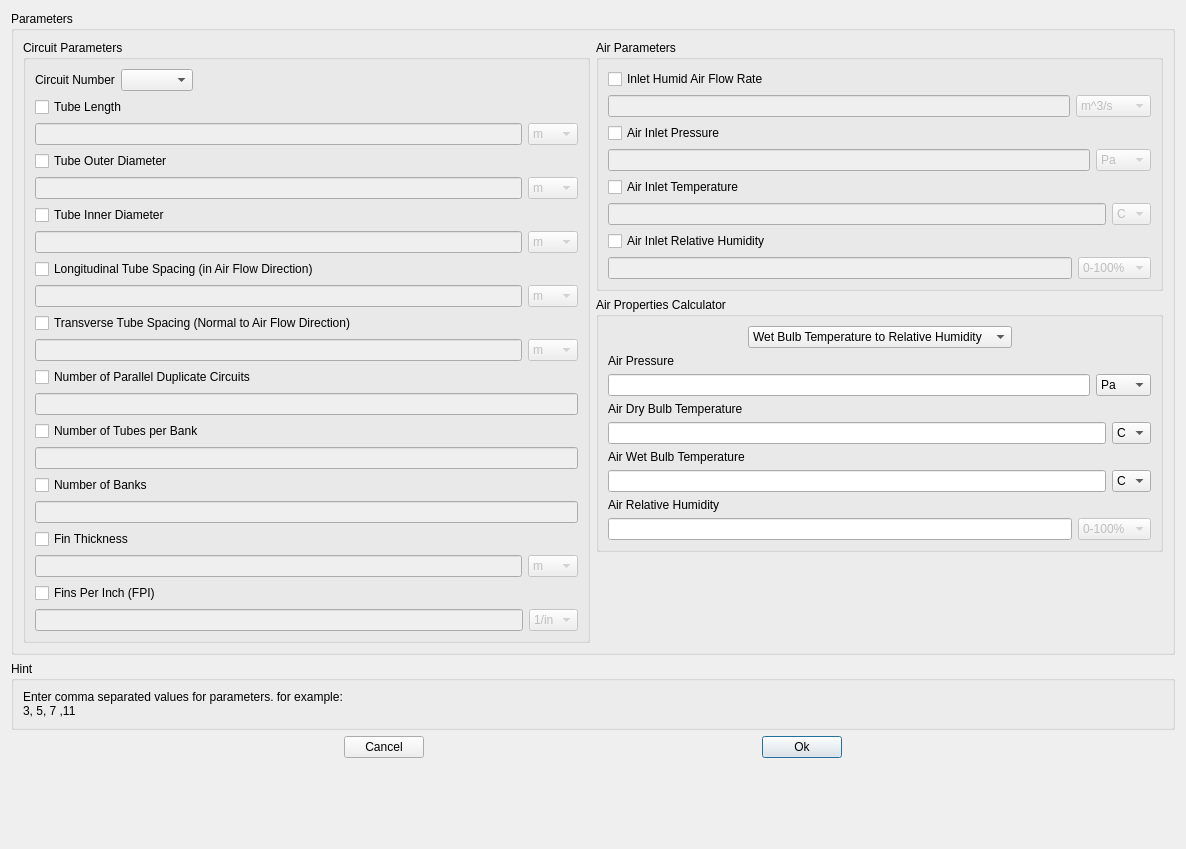
<?xml version="1.0" encoding="UTF-8"?>
<ui version="4.0">
 <class>Form</class>
 <widget class="QWidget" name="Form">
  <property name="geometry">
   <rect>
    <x>0</x>
    <y>0</y>
    <width>1186</width>
    <height>849</height>
   </rect>
  </property>
  <property name="windowTitle">
   <string>Parametric Study</string>
  </property>
  <layout class="QVBoxLayout" name="verticalLayout_6">
   <item>
    <widget class="QGroupBox" name="groupBox">
     <property name="title">
      <string>Parameters</string>
     </property>
     <layout class="QHBoxLayout" name="horizontalLayout_19">
      <item>
       <layout class="QVBoxLayout" name="verticalLayout_5"/>
      </item>
      <item>
       <widget class="QGroupBox" name="groupBox_4">
        <property name="title">
         <string>Circuit Parameters</string>
        </property>
        <layout class="QVBoxLayout" name="verticalLayout_7">
         <item>
          <layout class="QHBoxLayout" name="horizontalLayout_3">
           <item>
            <widget class="QLabel" name="Circuit_number_label">
             <property name="text">
              <string>Circuit Number</string>
             </property>
            </widget>
           </item>
           <item>
            <widget class="QComboBox" name="Circuit_number"/>
           </item>
           <item>
            <spacer name="horizontalSpacer_4">
             <property name="orientation">
              <enum>Qt::Horizontal</enum>
             </property>
             <property name="sizeHint" stdset="0">
              <size>
               <width>40</width>
               <height>20</height>
              </size>
             </property>
            </spacer>
           </item>
          </layout>
         </item>
         <item>
          <layout class="QVBoxLayout" name="verticalLayout_27">
           <item>
            <widget class="QCheckBox" name="Tube_length_check">
             <property name="text">
              <string>Tube Length</string>
             </property>
            </widget>
           </item>
           <item>
            <layout class="QHBoxLayout" name="horizontalLayout_27">
             <item>
              <widget class="QLineEdit" name="Tube_length">
               <property name="enabled">
                <bool>false</bool>
               </property>
              </widget>
             </item>
             <item>
              <widget class="QComboBox" name="Tube_length_unit">
               <property name="enabled">
                <bool>false</bool>
               </property>
               <item>
                <property name="text">
                 <string>m</string>
                </property>
               </item>
               <item>
                <property name="text">
                 <string>cm</string>
                </property>
               </item>
               <item>
                <property name="text">
                 <string>mm</string>
                </property>
               </item>
               <item>
                <property name="text">
                 <string>ft</string>
                </property>
               </item>
               <item>
                <property name="text">
                 <string>in</string>
                </property>
               </item>
              </widget>
             </item>
            </layout>
           </item>
          </layout>
         </item>
         <item>
          <layout class="QVBoxLayout" name="verticalLayout_26">
           <item>
            <widget class="QCheckBox" name="Tube_OD_check">
             <property name="text">
              <string>Tube Outer Diameter</string>
             </property>
            </widget>
           </item>
           <item>
            <layout class="QHBoxLayout" name="horizontalLayout_26">
             <item>
              <widget class="QLineEdit" name="Tube_OD">
               <property name="enabled">
                <bool>false</bool>
               </property>
              </widget>
             </item>
             <item>
              <widget class="QComboBox" name="Tube_OD_unit">
               <property name="enabled">
                <bool>false</bool>
               </property>
               <item>
                <property name="text">
                 <string>m</string>
                </property>
               </item>
               <item>
                <property name="text">
                 <string>cm</string>
                </property>
               </item>
               <item>
                <property name="text">
                 <string>mm</string>
                </property>
               </item>
               <item>
                <property name="text">
                 <string>ft</string>
                </property>
               </item>
               <item>
                <property name="text">
                 <string>in</string>
                </property>
               </item>
              </widget>
             </item>
            </layout>
           </item>
          </layout>
         </item>
         <item>
          <layout class="QVBoxLayout" name="verticalLayout_25">
           <item>
            <widget class="QCheckBox" name="Tube_ID_check">
             <property name="text">
              <string>Tube Inner Diameter</string>
             </property>
            </widget>
           </item>
           <item>
            <layout class="QHBoxLayout" name="horizontalLayout_25">
             <item>
              <widget class="QLineEdit" name="Tube_ID">
               <property name="enabled">
                <bool>false</bool>
               </property>
              </widget>
             </item>
             <item>
              <widget class="QComboBox" name="Tube_ID_unit">
               <property name="enabled">
                <bool>false</bool>
               </property>
               <item>
                <property name="text">
                 <string>m</string>
                </property>
               </item>
               <item>
                <property name="text">
                 <string>cm</string>
                </property>
               </item>
               <item>
                <property name="text">
                 <string>mm</string>
                </property>
               </item>
               <item>
                <property name="text">
                 <string>ft</string>
                </property>
               </item>
               <item>
                <property name="text">
                 <string>in</string>
                </property>
               </item>
              </widget>
             </item>
            </layout>
           </item>
          </layout>
         </item>
         <item>
          <layout class="QVBoxLayout" name="verticalLayout_24">
           <item>
            <widget class="QCheckBox" name="Tube_Pl_check">
             <property name="text">
              <string>Longitudinal Tube Spacing (in Air Flow Direction)</string>
             </property>
            </widget>
           </item>
           <item>
            <layout class="QHBoxLayout" name="horizontalLayout_24">
             <item>
              <widget class="QLineEdit" name="Tube_Pl">
               <property name="enabled">
                <bool>false</bool>
               </property>
              </widget>
             </item>
             <item>
              <widget class="QComboBox" name="Tube_Pl_unit">
               <property name="enabled">
                <bool>false</bool>
               </property>
               <item>
                <property name="text">
                 <string>m</string>
                </property>
               </item>
               <item>
                <property name="text">
                 <string>cm</string>
                </property>
               </item>
               <item>
                <property name="text">
                 <string>mm</string>
                </property>
               </item>
               <item>
                <property name="text">
                 <string>ft</string>
                </property>
               </item>
               <item>
                <property name="text">
                 <string>in</string>
                </property>
               </item>
              </widget>
             </item>
            </layout>
           </item>
          </layout>
         </item>
         <item>
          <layout class="QVBoxLayout" name="verticalLayout_29">
           <item>
            <widget class="QCheckBox" name="Tube_Pt_check">
             <property name="text">
              <string>Transverse Tube Spacing (Normal to Air Flow Direction)</string>
             </property>
            </widget>
           </item>
           <item>
            <layout class="QHBoxLayout" name="horizontalLayout_29">
             <item>
              <widget class="QLineEdit" name="Tube_Pt">
               <property name="enabled">
                <bool>false</bool>
               </property>
              </widget>
             </item>
             <item>
              <widget class="QComboBox" name="Tube_Pt_unit">
               <property name="enabled">
                <bool>false</bool>
               </property>
               <item>
                <property name="text">
                 <string>m</string>
                </property>
               </item>
               <item>
                <property name="text">
                 <string>cm</string>
                </property>
               </item>
               <item>
                <property name="text">
                 <string>mm</string>
                </property>
               </item>
               <item>
                <property name="text">
                 <string>ft</string>
                </property>
               </item>
               <item>
                <property name="text">
                 <string>in</string>
                </property>
               </item>
              </widget>
             </item>
            </layout>
           </item>
          </layout>
         </item>
         <item>
          <layout class="QVBoxLayout" name="verticalLayout_28">
           <item>
            <widget class="QCheckBox" name="N_parallel_check">
             <property name="text">
              <string>Number of Parallel Duplicate Circuits</string>
             </property>
            </widget>
           </item>
           <item>
            <layout class="QHBoxLayout" name="horizontalLayout_28">
             <item>
              <widget class="QLineEdit" name="N_parallel">
               <property name="enabled">
                <bool>false</bool>
               </property>
              </widget>
             </item>
            </layout>
           </item>
          </layout>
         </item>
         <item>
          <layout class="QVBoxLayout" name="verticalLayout_31">
           <item>
            <widget class="QCheckBox" name="N_tubes_check">
             <property name="text">
              <string>Number of Tubes per Bank</string>
             </property>
            </widget>
           </item>
           <item>
            <layout class="QHBoxLayout" name="horizontalLayout_31">
             <item>
              <widget class="QLineEdit" name="N_tubes">
               <property name="enabled">
                <bool>false</bool>
               </property>
              </widget>
             </item>
            </layout>
           </item>
          </layout>
         </item>
         <item>
          <layout class="QVBoxLayout" name="verticalLayout_30">
           <item>
            <widget class="QCheckBox" name="N_banks_check">
             <property name="text">
              <string>Number of Banks</string>
             </property>
            </widget>
           </item>
           <item>
            <layout class="QHBoxLayout" name="horizontalLayout_30">
             <item>
              <widget class="QLineEdit" name="N_banks">
               <property name="enabled">
                <bool>false</bool>
               </property>
              </widget>
             </item>
            </layout>
           </item>
          </layout>
         </item>
         <item>
          <layout class="QVBoxLayout" name="verticalLayout_33">
           <item>
            <widget class="QCheckBox" name="Fin_thickness_check">
             <property name="text">
              <string>Fin Thickness</string>
             </property>
            </widget>
           </item>
           <item>
            <layout class="QHBoxLayout" name="horizontalLayout_33">
             <item>
              <widget class="QLineEdit" name="Fin_thickness">
               <property name="enabled">
                <bool>false</bool>
               </property>
              </widget>
             </item>
             <item>
              <widget class="QComboBox" name="Fin_thickness_unit">
               <property name="enabled">
                <bool>false</bool>
               </property>
               <item>
                <property name="text">
                 <string>m</string>
                </property>
               </item>
               <item>
                <property name="text">
                 <string>cm</string>
                </property>
               </item>
               <item>
                <property name="text">
                 <string>mm</string>
                </property>
               </item>
               <item>
                <property name="text">
                 <string>ft</string>
                </property>
               </item>
               <item>
                <property name="text">
                 <string>in</string>
                </property>
               </item>
              </widget>
             </item>
            </layout>
           </item>
          </layout>
         </item>
         <item>
          <layout class="QVBoxLayout" name="verticalLayout_32">
           <item>
            <widget class="QCheckBox" name="Fin_FPI_check">
             <property name="text">
              <string>Fins Per Inch (FPI)</string>
             </property>
            </widget>
           </item>
           <item>
            <layout class="QHBoxLayout" name="horizontalLayout_32">
             <item>
              <widget class="QLineEdit" name="Fin_FPI">
               <property name="enabled">
                <bool>false</bool>
               </property>
              </widget>
             </item>
             <item>
              <widget class="QComboBox" name="Fin_FPI_unit">
               <property name="enabled">
                <bool>false</bool>
               </property>
               <item>
                <property name="text">
                 <string>1/in</string>
                </property>
               </item>
              </widget>
             </item>
            </layout>
           </item>
          </layout>
         </item>
        </layout>
       </widget>
      </item>
      <item>
       <layout class="QVBoxLayout" name="verticalLayout_2">
        <item>
         <widget class="QGroupBox" name="groupBox_3">
          <property name="title">
           <string>Air Parameters</string>
          </property>
          <layout class="QVBoxLayout" name="verticalLayout_4">
           <item>
            <layout class="QVBoxLayout" name="verticalLayout_23">
             <item>
              <widget class="QCheckBox" name="Air_Vdot_check">
               <property name="text">
                <string>Inlet Humid Air Flow Rate</string>
               </property>
              </widget>
             </item>
             <item>
              <layout class="QHBoxLayout" name="horizontalLayout_23">
               <item>
                <widget class="QLineEdit" name="Air_Vdot">
                 <property name="enabled">
                  <bool>false</bool>
                 </property>
                </widget>
               </item>
               <item>
                <widget class="QComboBox" name="Air_Vdot_unit">
                 <property name="enabled">
                  <bool>false</bool>
                 </property>
                 <item>
                  <property name="text">
                   <string>m^3/s</string>
                  </property>
                 </item>
                 <item>
                  <property name="text">
                   <string>m^3/min</string>
                  </property>
                 </item>
                 <item>
                  <property name="text">
                   <string>m^3/h</string>
                  </property>
                 </item>
                 <item>
                  <property name="text">
                   <string>liter/min</string>
                  </property>
                 </item>
                 <item>
                  <property name="text">
                   <string>ft^3/s</string>
                  </property>
                 </item>
                 <item>
                  <property name="text">
                   <string>ft^3/min</string>
                  </property>
                 </item>
                 <item>
                  <property name="text">
                   <string>ft^3/h</string>
                  </property>
                 </item>
                </widget>
               </item>
              </layout>
             </item>
            </layout>
           </item>
           <item>
            <layout class="QVBoxLayout" name="verticalLayout_22">
             <item>
              <widget class="QCheckBox" name="Air_Pressure_check">
               <property name="text">
                <string>Air Inlet Pressure</string>
               </property>
              </widget>
             </item>
             <item>
              <layout class="QHBoxLayout" name="horizontalLayout_22">
               <item>
                <widget class="QLineEdit" name="Air_Pressure">
                 <property name="enabled">
                  <bool>false</bool>
                 </property>
                </widget>
               </item>
               <item>
                <widget class="QComboBox" name="Air_Pressure_unit">
                 <property name="enabled">
                  <bool>false</bool>
                 </property>
                 <item>
                  <property name="text">
                   <string>Pa</string>
                  </property>
                 </item>
                 <item>
                  <property name="text">
                   <string>kPa</string>
                  </property>
                 </item>
                 <item>
                  <property name="text">
                   <string>MPa</string>
                  </property>
                 </item>
                 <item>
                  <property name="text">
                   <string>bar</string>
                  </property>
                 </item>
                 <item>
                  <property name="text">
                   <string>atm</string>
                  </property>
                 </item>
                 <item>
                  <property name="text">
                   <string>psi</string>
                  </property>
                 </item>
                </widget>
               </item>
              </layout>
             </item>
            </layout>
           </item>
           <item>
            <layout class="QVBoxLayout" name="verticalLayout_20">
             <item>
              <widget class="QCheckBox" name="Air_Temperature_check">
               <property name="text">
                <string>Air Inlet Temperature</string>
               </property>
              </widget>
             </item>
             <item>
              <layout class="QHBoxLayout" name="horizontalLayout_20">
               <item>
                <widget class="QLineEdit" name="Air_Temperature">
                 <property name="enabled">
                  <bool>false</bool>
                 </property>
                </widget>
               </item>
               <item>
                <widget class="QComboBox" name="Air_Temperature_unit">
                 <property name="enabled">
                  <bool>false</bool>
                 </property>
                 <item>
                  <property name="text">
                   <string>C</string>
                  </property>
                 </item>
                 <item>
                  <property name="text">
                   <string>K</string>
                  </property>
                 </item>
                 <item>
                  <property name="text">
                   <string>F</string>
                  </property>
                 </item>
                </widget>
               </item>
              </layout>
             </item>
            </layout>
           </item>
           <item>
            <layout class="QVBoxLayout" name="verticalLayout_16">
             <item>
              <widget class="QCheckBox" name="Air_RH_check">
               <property name="text">
                <string>Air Inlet Relative Humidity</string>
               </property>
              </widget>
             </item>
             <item>
              <layout class="QHBoxLayout" name="horizontalLayout_16">
               <item>
                <widget class="QLineEdit" name="Air_RH">
                 <property name="enabled">
                  <bool>false</bool>
                 </property>
                </widget>
               </item>
               <item>
                <widget class="QComboBox" name="Air_RH_unit">
                 <property name="enabled">
                  <bool>false</bool>
                 </property>
                 <item>
                  <property name="text">
                   <string>0-100%</string>
                  </property>
                 </item>
                </widget>
               </item>
              </layout>
             </item>
            </layout>
           </item>
          </layout>
         </widget>
        </item>
        <item>
         <widget class="QGroupBox" name="FinTube_air_calculator_group">
          <property name="title">
           <string>Air Properties Calculator</string>
          </property>
          <layout class="QVBoxLayout" name="verticalLayout_34">
           <item>
            <layout class="QHBoxLayout" name="horizontalLayout_43">
             <item>
              <spacer name="horizontalSpacer_47">
               <property name="orientation">
                <enum>Qt::Horizontal</enum>
               </property>
               <property name="sizeHint" stdset="0">
                <size>
                 <width>40</width>
                 <height>20</height>
                </size>
               </property>
              </spacer>
             </item>
             <item>
              <widget class="QComboBox" name="FinTube_air_calculator_option">
               <item>
                <property name="text">
                 <string>Wet Bulb Temperature to Relative Humidity</string>
                </property>
               </item>
               <item>
                <property name="text">
                 <string>Humidity Ratio to Relative Humidity</string>
                </property>
               </item>
              </widget>
             </item>
             <item>
              <spacer name="horizontalSpacer_46">
               <property name="orientation">
                <enum>Qt::Horizontal</enum>
               </property>
               <property name="sizeHint" stdset="0">
                <size>
                 <width>40</width>
                 <height>20</height>
                </size>
               </property>
              </spacer>
             </item>
            </layout>
           </item>
           <item>
            <layout class="QVBoxLayout" name="verticalLayout_35">
             <item>
              <widget class="QLabel" name="FinTube_air_calculator_P_label">
               <property name="text">
                <string>Air Pressure</string>
               </property>
              </widget>
             </item>
             <item>
              <layout class="QHBoxLayout" name="horizontalLayout_41">
               <item>
                <widget class="QLineEdit" name="FinTube_air_calculator_P"/>
               </item>
               <item>
                <widget class="QComboBox" name="FinTube_air_calculator_P_unit">
                 <item>
                  <property name="text">
                   <string>Pa</string>
                  </property>
                 </item>
                 <item>
                  <property name="text">
                   <string>kPa</string>
                  </property>
                 </item>
                 <item>
                  <property name="text">
                   <string>MPa</string>
                  </property>
                 </item>
                 <item>
                  <property name="text">
                   <string>bar</string>
                  </property>
                 </item>
                 <item>
                  <property name="text">
                   <string>atm</string>
                  </property>
                 </item>
                 <item>
                  <property name="text">
                   <string>psi</string>
                  </property>
                 </item>
                </widget>
               </item>
              </layout>
             </item>
            </layout>
           </item>
           <item>
            <layout class="QVBoxLayout" name="verticalLayout_36">
             <item>
              <widget class="QLabel" name="FinTube_air_calculator_T_label">
               <property name="text">
                <string>Air Dry Bulb Temperature</string>
               </property>
              </widget>
             </item>
             <item>
              <layout class="QHBoxLayout" name="horizontalLayout_45">
               <item>
                <widget class="QLineEdit" name="FinTube_air_calculator_T"/>
               </item>
               <item>
                <widget class="QComboBox" name="FinTube_air_calculator_T_unit">
                 <item>
                  <property name="text">
                   <string>C</string>
                  </property>
                 </item>
                 <item>
                  <property name="text">
                   <string>K</string>
                  </property>
                 </item>
                 <item>
                  <property name="text">
                   <string>F</string>
                  </property>
                 </item>
                </widget>
               </item>
              </layout>
             </item>
            </layout>
           </item>
           <item>
            <layout class="QVBoxLayout" name="verticalLayout_37">
             <item>
              <widget class="QLabel" name="FinTube_air_calculator_2nd_label">
               <property name="text">
                <string>Air Wet Bulb Temperature</string>
               </property>
              </widget>
             </item>
             <item>
              <layout class="QHBoxLayout" name="horizontalLayout_44">
               <item>
                <widget class="QLineEdit" name="FinTube_air_calculator_2nd"/>
               </item>
               <item>
                <widget class="QComboBox" name="FinTube_air_calculator_2nd_unit">
                 <property name="minimumSize">
                  <size>
                   <width>0</width>
                   <height>0</height>
                  </size>
                 </property>
                 <property name="sizeAdjustPolicy">
                  <enum>QComboBox::AdjustToContents</enum>
                 </property>
                 <item>
                  <property name="text">
                   <string>C</string>
                  </property>
                 </item>
                 <item>
                  <property name="text">
                   <string>K</string>
                  </property>
                 </item>
                 <item>
                  <property name="text">
                   <string>F</string>
                  </property>
                 </item>
                </widget>
               </item>
              </layout>
             </item>
            </layout>
           </item>
           <item>
            <layout class="QVBoxLayout" name="verticalLayout_38">
             <item>
              <widget class="QLabel" name="FinTube_air_calculator_RH_label">
               <property name="text">
                <string>Air Relative Humidity</string>
               </property>
              </widget>
             </item>
             <item>
              <layout class="QHBoxLayout" name="horizontalLayout_42">
               <item>
                <widget class="QLineEdit" name="FinTube_air_calculator_RH">
                 <property name="readOnly">
                  <bool>true</bool>
                 </property>
                </widget>
               </item>
               <item>
                <widget class="QComboBox" name="FinTube_air_calculator_RH_unit">
                 <property name="enabled">
                  <bool>false</bool>
                 </property>
                 <item>
                  <property name="text">
                   <string>0-100%</string>
                  </property>
                 </item>
                </widget>
               </item>
              </layout>
             </item>
            </layout>
           </item>
          </layout>
         </widget>
        </item>
        <item>
         <spacer name="verticalSpacer_2">
          <property name="orientation">
           <enum>Qt::Vertical</enum>
          </property>
          <property name="sizeHint" stdset="0">
           <size>
            <width>20</width>
            <height>40</height>
           </size>
          </property>
         </spacer>
        </item>
       </layout>
      </item>
     </layout>
    </widget>
   </item>
   <item>
    <widget class="QGroupBox" name="groupBox_2">
     <property name="title">
      <string>Hint</string>
     </property>
     <layout class="QVBoxLayout" name="verticalLayout_3">
      <item>
       <widget class="QLabel" name="label">
        <property name="text">
         <string>&lt;html&gt;&lt;head/&gt;&lt;body&gt;&lt;p&gt;Enter comma separated values for parameters. for example:&lt;br&gt;3, 5, 7 ,11&lt;/p&gt;&lt;/body&gt;&lt;/html&gt;</string>
        </property>
       </widget>
      </item>
     </layout>
    </widget>
   </item>
   <item>
    <layout class="QHBoxLayout" name="horizontalLayout">
     <item>
      <spacer name="horizontalSpacer">
       <property name="orientation">
        <enum>Qt::Horizontal</enum>
       </property>
       <property name="sizeHint" stdset="0">
        <size>
         <width>40</width>
         <height>20</height>
        </size>
       </property>
      </spacer>
     </item>
     <item>
      <widget class="QPushButton" name="cancel_button">
       <property name="text">
        <string>Cancel</string>
       </property>
      </widget>
     </item>
     <item>
      <spacer name="horizontalSpacer_2">
       <property name="orientation">
        <enum>Qt::Horizontal</enum>
       </property>
       <property name="sizeHint" stdset="0">
        <size>
         <width>40</width>
         <height>20</height>
        </size>
       </property>
      </spacer>
     </item>
     <item>
      <widget class="QPushButton" name="ok_button">
       <property name="text">
        <string>Ok</string>
       </property>
       <property name="default">
        <bool>true</bool>
       </property>
      </widget>
     </item>
     <item>
      <spacer name="horizontalSpacer_3">
       <property name="orientation">
        <enum>Qt::Horizontal</enum>
       </property>
       <property name="sizeHint" stdset="0">
        <size>
         <width>40</width>
         <height>20</height>
        </size>
       </property>
      </spacer>
     </item>
    </layout>
   </item>
   <item>
    <spacer name="verticalSpacer">
     <property name="orientation">
      <enum>Qt::Vertical</enum>
     </property>
     <property name="sizeHint" stdset="0">
      <size>
       <width>20</width>
       <height>40</height>
      </size>
     </property>
    </spacer>
   </item>
  </layout>
 </widget>
 <resources/>
 <connections/>
</ui>
